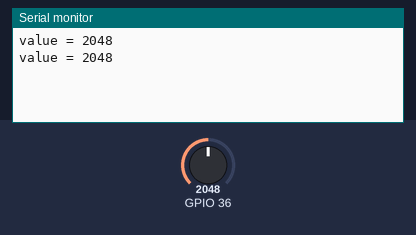
Recording of a sketch running on a simulated ESP32. Shown: the last lines printed to the serial monitor. The test bench sets the inputs (shaded band); at power-on: GPIO 36 = 2048.

Above: at 2.8 s.
2.9 s: GPIO 36 set to 2866
At 5.2 s:
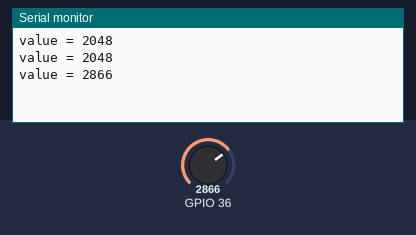
5.6 s: GPIO 36 set to 3603
At 6.7 s:
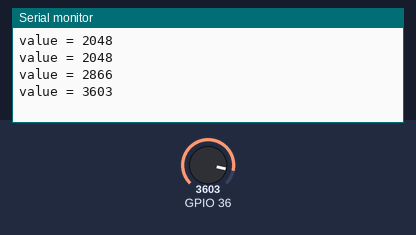
Timing chart, 0 to 8.6 s (numbered marks = the images above; inputs shaded):
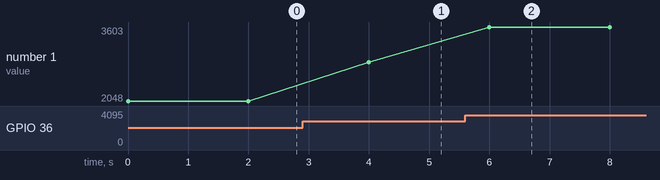

The sketch:

adc.ino
```cpp
void setup() {
  // put your setup code here, to run once:
  Serial.begin(115200);
  Serial.flush();

  pinMode(A0, INPUT);
}

void loop() {
  // put your main code here, to run repeatedly:
  int value = analogRead(A0);

  Serial.printf("value = %d\n", value);
  delay(2000);

}
```

Measured:
- after the input at 2.9 s, the serial monitor: prints a new line after 1.1 s (image 1)
- after the input at 5.6 s, the serial monitor: prints a new line after 0.40 s (image 2)
- plotted number 1: 2048 → 2866 after the input at 2.9 s, 2866 → 3603 after the input at 5.6 s
